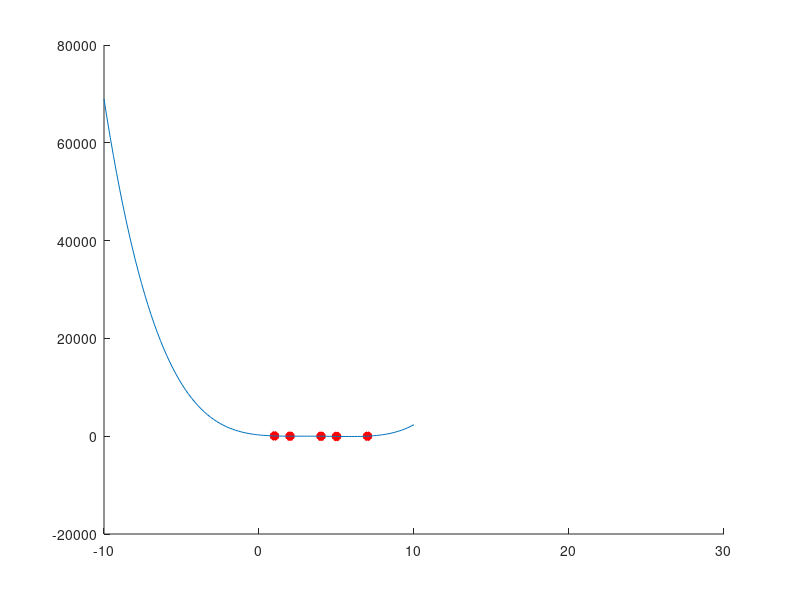

The MATLAB script that drew this image:
hold all
f = @(x) 255 + (-329*x) + (154*x.^2) + (-30*x.^3) + (2*x.^4) ;
x = [1 2 4 5 7]
y = [52 5 -5 -40 10];

plot(x(1), y(1), 'r*', 'linewidth', 4);
plot(x(2), y(2), 'r*', 'linewidth', 4);
plot(x(3), y(3), 'r*', 'linewidth', 4);
plot(x(4), y(4), 'r*', 'linewidth', 4);
plot(x(5), y(5), 'r*', 'linewidth', 4);
axis([-10 30]);
x = linspace(-10,10);
plot(x,f(x));
hold off;